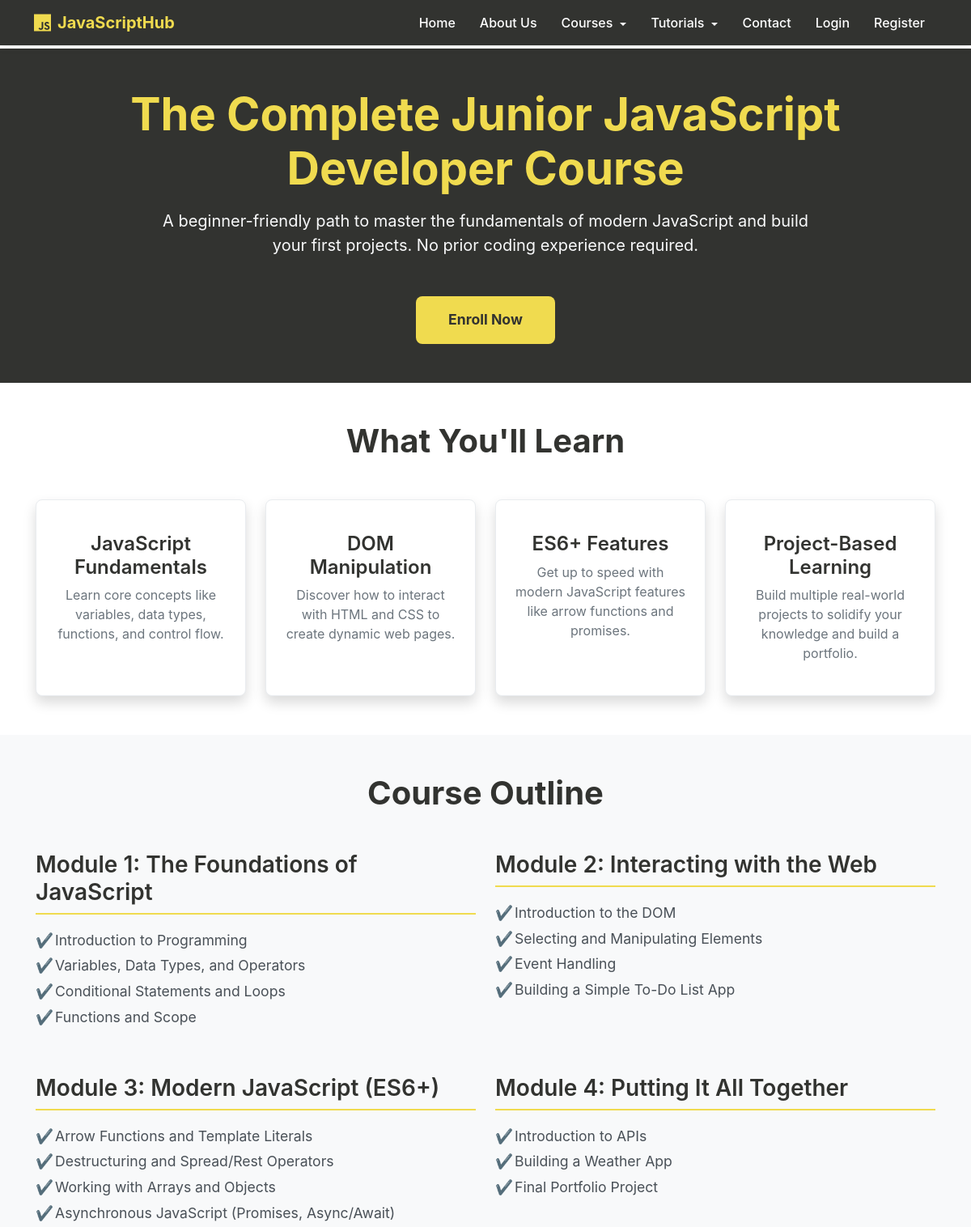
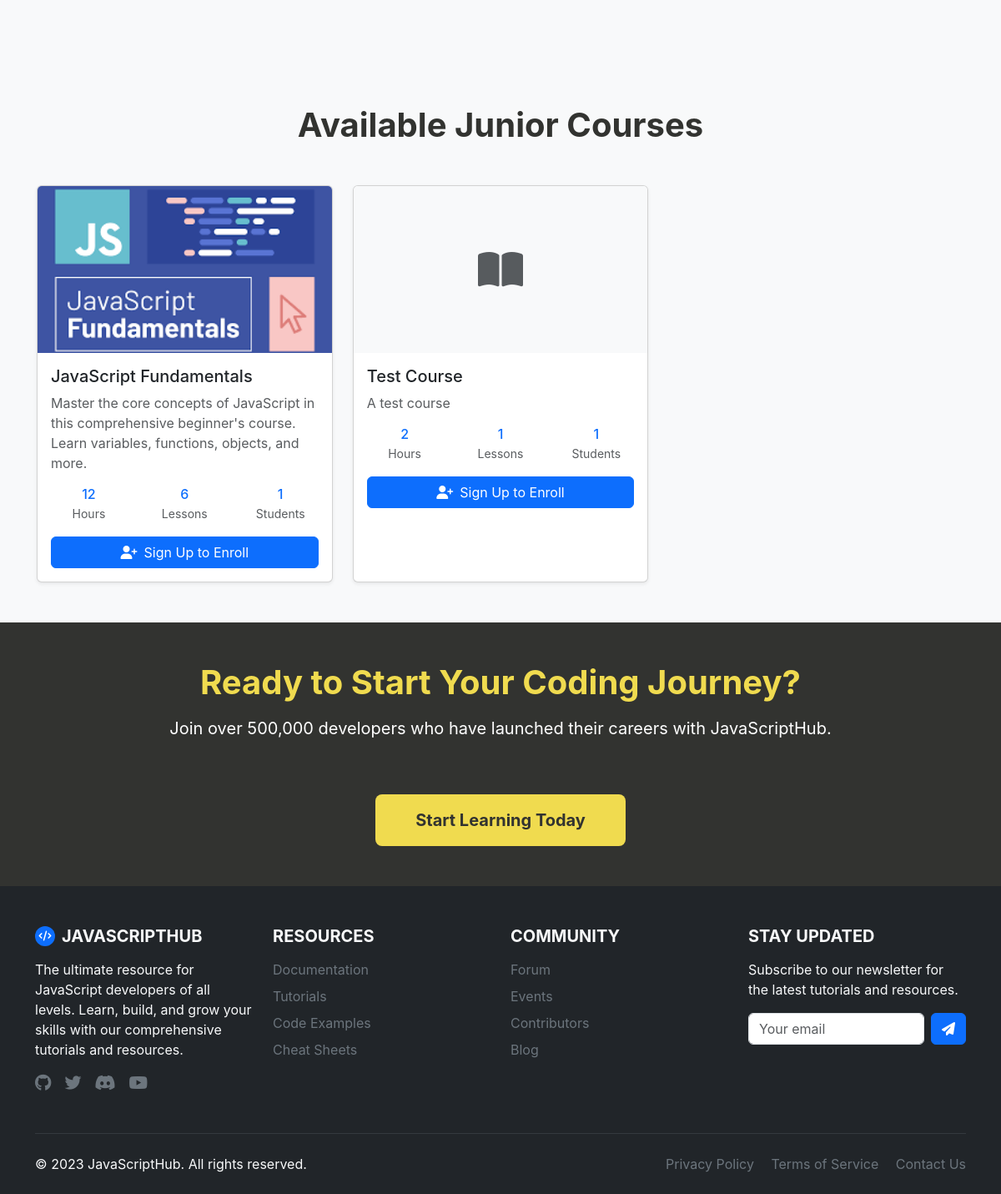
Page /junior-courses/ on the committed database (2 pictures, top to bottom).
### script/models.py (models this page shows, shortened)
class Course(models.Model):
    DIFFICULTY_CHOICES = [
        ('junior', 'Junior'),
        ('intermediate', 'Intermediate'),
        ('advanced', 'Advanced'),
    ]
    title = models.CharField(max_length=200)
    description = models.TextField()
    difficulty = models.CharField(max_length=20, choices=DIFFICULTY_CHOICES)
    image = models.ImageField(upload_to='course_images/', blank=True, null=True)
    duration_hours = models.IntegerField(default=0)
    price = models.DecimalField(max_digits=10, decimal_places=2, default=0.00)
    is_free = models.BooleanField(default=True)
    created_at = models.DateTimeField(auto_now_add=True)
    updated_at = models.DateTimeField(auto_now=True)
    def get_total_lessons(self):
        total = 0
        for module in self.modules.all():
            total += module.lessons.count()
        return total

class Module(models.Model):
    course = models.ForeignKey(Course, on_delete=models.CASCADE, related_name='modules')
    title = models.CharField(max_length=200)
    description = models.TextField()
    order = models.IntegerField(default=0)
    created_at = models.DateTimeField(auto_now_add=True)
    class Meta:
        ordering = ['order']

### script/views.py (the view)
# urls.py: path('junior-courses/', views.junior_courses, name='junior_courses'),
def junior_courses(request):
    courses = Course.objects.filter(difficulty='junior')
    context = {
        'courses': courses,
        'difficulty': 'junior'
    }
    return render(request, 'junior_course.html', context)

### script/templates/junior_course.html (shortened to what this page needs)
{% extends "base.html" %}
{% load static %}
{% block content %}
<main>
    <section class="junior-hero text-center py-5">
        <div class="container">
            <h1 class="junior-hero-title">The Complete Junior JavaScript Developer Course</h1>
            <p class="junior-hero-subtitle">
                A beginner-friendly path to master the fundamentals of modern JavaScript and build your first projects. No prior coding experience required.
            </p>
            <a href="{% url "registration" %}" class="junior-btn-primary mt-3">Enroll Now</a>
        </div>
    </section>
    <section class="junior-section junior-what-learn py-5">
        <div class="container">
            <h2 class="junior-section-heading text-center mb-5">What You'll Learn</h2>
            <div class="row g-4">
                <div class="col-12 col-sm-6 col-lg-3">
                    <div class="junior-card p-4 text-center h-100 shadow rounded-3">
                        <h3 class="h5">JavaScript Fundamentals</h3>
                        <p>Learn core concepts like variables, data types, functions, and control flow.</p>
                    </div>
                </div>
                <div class="col-12 col-sm-6 col-lg-3">
                    <div class="junior-card p-4 text-center h-100 shadow rounded-3">
                        <h3 class="h5">DOM Manipulation</h3>
                        <p>Discover how to interact with HTML and CSS to create dynamic web pages.</p>
                    </div>
                </div>
                <div class="col-12 col-sm-6 col-lg-3">
                    <div class="junior-card p-4 text-center h-100 shadow rounded-3">
                        <h3 class="h5">ES6+ Features</h3>
                        <p>Get up to speed with modern JavaScript features like arrow functions and promises.</p>
                    </div>
                </div>
                <div class="col-12 col-sm-6 col-lg-3">
                    <div class="junior-card p-4 text-center h-100 shadow rounded-3">
                        <h3 class="h5">Project-Based Learning</h3>
                        <p>Build multiple real-world projects to solidify your knowledge and build a portfolio.</p>
                    </div>
                </div>
            </div>
        </div>
    </section>
    <section class="junior-section junior-outline bg-light py-5">
        <div class="container">
            <h2 class="junior-section-heading text-center mb-5">Course Outline</h2>
            <div class="row gy-4">
                <div class="col-12 col-md-6">
                    <div class="junior-module">
                        <h3 class="junior-module-title">Module 1: The Foundations of JavaScript</h3>
                        <ul>
                            <li>Introduction to Programming</li>
                            <li>Variables, Data Types, and Operators</li>
                            <li>Conditional Statements and Loops</li>
                            <li>Functions and Scope</li>
                        </ul>
                    </div>
                </div>
                <div class="col-12 col-md-6">
                    <div class="junior-module">
                        <h3 class="junior-module-title">Module 2: Interacting with the Web</h3>
                        <ul>
                            <li>Introduction to the DOM</li>
                            <li>Selecting and Manipulating Elements</li>
                            <li>Event Handling</li>
                            <li>Building a Simple To-Do List App</li>
                        </ul>
                    </div>
                </div>
                <div class="col-12 col-md-6">
                    <div class="junior-module">
                        <h3 class="junior-module-title">Module 3: Modern JavaScript (ES6+)</h3>
                        <ul>
                            <li>Arrow Functions and Template Literals</li>
                            <li>Destructuring and Spread/Rest Operators</li>
                            <li>Working with Arrays and Objects</li>
                            <li>Asynchronous JavaScript (Promises, Async/Await)</li>
                        </ul>
                    </div>
                </div>
                <div class="col-12 col-md-6">
                    <div class="junior-module">
                        <h3 class="junior-module-title">Module 4: Putting It All Together</h3>
                        <ul>
                            <li>Introduction to APIs</li>
                            <li>Building a Weather App</li>
                            <li>Final Portfolio Project</li>
                        </ul>
                    </div>
                </div>
            </div>
        </div>
    </section>
    <section class="junior-section junior-courses bg-light py-5">
        <div class="container">
            <h2 class="junior-section-heading text-center mb-5">Available Junior Courses</h2>
            {% if courses %}
                <div class="row g-4">
                    {% for course in courses %}
                        <div class="col-md-6 col-lg-4">
                            <div class="card h-100 course-card shadow-sm">
                                {% if course.image %}
                                    <img src="{{ course.image.url }}" class="card-img-top" alt="{{ course.title }}" style="height: 200px; object-fit: cover;">
                                {% else %}
                                    <div class="card-img-top bg-light d-flex align-items-center justify-content-center" style="height: 200px;">
                                        <i class="fas fa-book-open text-muted" style="font-size: 3rem;"></i>
                                    </div>
                                {% endif %}
                                <div class="card-body">
                                    <h5 class="card-title">{{ course.title }}</h5>
                                    <p class="card-text text-muted">{{ course.description|truncatewords:20 }}</p>
                                    <div class="row text-center mb-3">
                                        <div class="col-4">
                                            <h6 class="mb-0 text-primary">{{ course.duration_hours }}</h6>
                                            <small class="text-muted">Hours</small>
                                        </div>
                                        <div class="col-4">
                                            <h6 class="mb-0 text-primary">{{ course.get_total_lessons }}</h6>
                                            <small class="text-muted">Lessons</small>
                                        </div>
                                        <div class="col-4">
                                            <h6 class="mb-0 text-primary">{{ course.enrollments.count }}</h6>
                                            <small class="text-muted">Students</small>
                                        </div>
                                    </div>
                                    {% if request.session.user_id %}
                                        <a href="{% url 'course_detail' course.id %}" class="btn btn-primary w-100">
                                            <i class="fas fa-graduation-cap me-2"></i>View Course
                                        </a>
                                    {% else %}
                                        <a href="{% url 'registration' %}" class="btn btn-primary w-100">
                                            <i class="fas fa-user-plus me-2"></i>Sign Up to Enroll
                                        </a>
                                    {% endif %}
                                </div>
                            </div>
                        </div>
                    {% endfor %}
                </div>
            {% else %}
                <div class="text-center py-5">
                    <i class="fas fa-book-open text-muted mb-3" style="font-size: 3rem;"></i>
                    <h5 class="text-muted">No junior courses available yet</h5>
                    <p class="text-muted">Check back soon for new courses!</p>
                </div>
            {% endif %}
        </div>
    </section>
    <section class="junior-section junior-cta text-center py-5">
        <div class="container">
            <h2 class="junior-section-heading mb-3">Ready to Start Your Coding Journey?</h2>
            <p>Join over 500,000 developers who have launched their careers with JavaScriptHub.</p>
            {% if request.session.user_id %}
                <a href="{% url 'dashboard' %}" class="junior-btn-primary junior-btn-lg mt-4">Go to Dashboard</a>
            {% else %}
                <a href="{% url 'registration' %}" class="junior-btn-primary junior-btn-lg mt-4">Start Learning Today</a>
            {% endif %}
        </div>
    </section>
</main>
{% endblock content %}

### script/static/css/style.css (style rules this page uses)
:root { --primary-color: #f0db4f; --secondary-color: #323330; --accent-color: #61dafb; }
body { padding-top: 60px; }
:root { --primary: #0d6efd; --dark: #212529; --light: #f8f9fa; }
body { font-family: 'Poppins', sans-serif; }
:root { --hero-bg-color: #0b1a2b; --text-color-light: #ffffff; --accent-color-primary: #ffc107; --accent-color-secondary: #0d6efd; }
.junior-hero { background-color: var(--secondary-color); color: white; padding: 6rem 2rem; text-align: center; }
.junior-hero-title { font-size: 3.5rem; font-weight: 700; color: var(--primary-color); margin-bottom: 1rem; }
.junior-hero-subtitle { font-size: 1.25rem; max-width: 800px; margin: 0 auto 2rem; color: #f8f9fa; }
.junior-btn-primary { display: inline-block; background-color: var(--primary-color); color: var(--secondary-color); font-weight: 700; padding: 1rem 2.5rem; border-radius: 8px; transition: background-color 0.3s ease, transform 0.3s ease; border: none; text-decoration: none; font-size: 1.1rem; }
.junior-btn-lg { padding: 1rem 3rem; font-size: 1.25rem; }
.junior-section { padding: 5rem 2rem; }
.junior-section-heading { font-size: 2.5rem; font-weight: 700; color: var(--secondary-color); text-align: center; margin-bottom: 4rem; }
.junior-card { background-color: #ffffff; border: 1px solid #e9ecef; border-radius: 12px; padding: 2.5rem; text-align: center; height: 100%; box-shadow: 0 4px 8px rgba(0, 0, 0, 0.05); transition: transform 0.3s, box-shadow 0.3s; }
.junior-card h3 { font-size: 1.5rem; font-weight: 600; color: var(--secondary-color); }
.junior-card p { color: #6c757d; font-size: 1rem; }
.junior-outline { background-color: #f8f9fa; }
.junior-module { margin-bottom: 2rem; }
.junior-module-title { font-size: 1.75rem; font-weight: 600; color: var(--secondary-color); border-bottom: 2px solid var(--primary-color); padding-bottom: 0.5rem; margin-bottom: 1rem; }
.junior-module ul { list-style: none; padding-left: 0; }
.junior-module li { font-size: 1.1rem; line-height: 1.8; color: #495057; position: relative; padding-left: 1.5rem; }
.junior-module li::before { content: "✔️"; position: absolute; left: 0; color: var(--primary-color); }
.junior-cta { background-color: var(--secondary-color); color: white; padding: 5rem 2rem; }
.junior-cta h2 { color: var(--primary-color); }
.junior-cta p { font-size: 1.25rem; margin-bottom: 2.5rem; }
body { font-family: 'Inter', sans-serif; }

### rows in the picture
Course: image (picture), title "JavaScript Fundamentals", description "Master the core concepts of JavaScript in this comprehensive beginner's course. Learn variables, functions, objects, and more.", duration_hours "12", get_total_lessons "6", enrollments.count "1"
Course: title "Test Course", description "A test course", duration_hours "2", get_total_lessons "1", enrollments.count "1"
